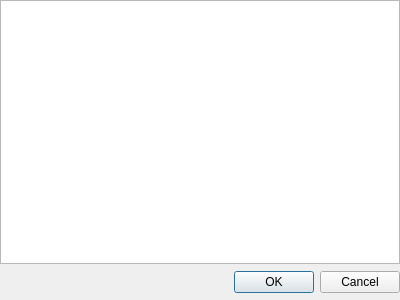
<?xml version="1.0" encoding="UTF-8"?>
<ui version="4.0">
 <class>Dialog</class>
 <widget class="QDialog" name="Dialog">
  <property name="geometry">
   <rect>
    <x>0</x>
    <y>0</y>
    <width>400</width>
    <height>300</height>
   </rect>
  </property>
  <property name="windowTitle">
   <string>Dialog</string>
  </property>
  <layout class="QVBoxLayout" name="verticalLayout">
   <property name="spacing">
    <number>7</number>
   </property>
   <property name="leftMargin">
    <number>0</number>
   </property>
   <property name="topMargin">
    <number>0</number>
   </property>
   <property name="rightMargin">
    <number>0</number>
   </property>
   <property name="bottomMargin">
    <number>7</number>
   </property>
   <item>
    <widget class="QPlainTextEdit" name="plainTextEdit">
     <property name="placeholderText">
      <string notr="true"/>
     </property>
    </widget>
   </item>
   <item>
    <widget class="QDialogButtonBox" name="buttonBox">
     <property name="orientation">
      <enum>Qt::Horizontal</enum>
     </property>
     <property name="standardButtons">
      <set>QDialogButtonBox::Cancel|QDialogButtonBox::Ok</set>
     </property>
    </widget>
   </item>
  </layout>
 </widget>
 <resources/>
 <connections>
  <connection>
   <sender>buttonBox</sender>
   <signal>accepted()</signal>
   <receiver>Dialog</receiver>
   <slot>accept()</slot>
   <hints>
    <hint type="sourcelabel">
     <x>248</x>
     <y>254</y>
    </hint>
    <hint type="destinationlabel">
     <x>157</x>
     <y>274</y>
    </hint>
   </hints>
  </connection>
  <connection>
   <sender>buttonBox</sender>
   <signal>rejected()</signal>
   <receiver>Dialog</receiver>
   <slot>reject()</slot>
   <hints>
    <hint type="sourcelabel">
     <x>316</x>
     <y>260</y>
    </hint>
    <hint type="destinationlabel">
     <x>286</x>
     <y>274</y>
    </hint>
   </hints>
  </connection>
 </connections>
</ui>
